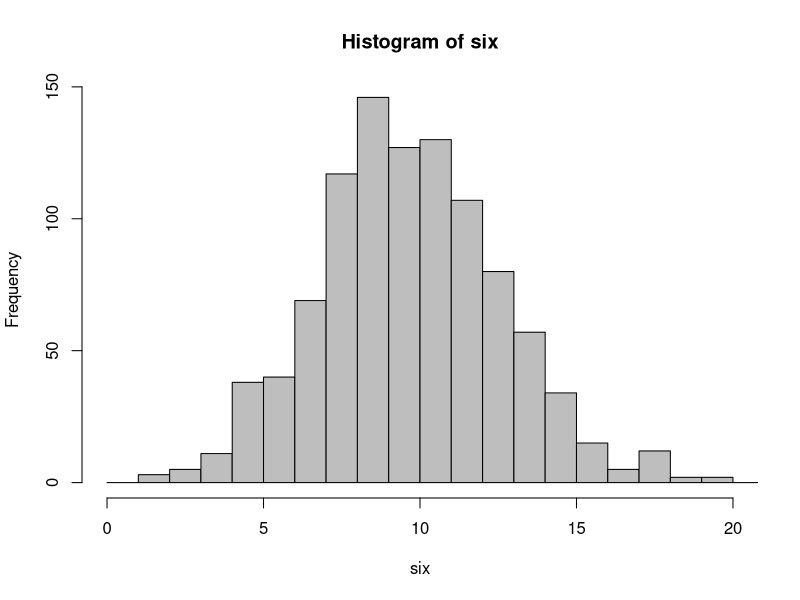
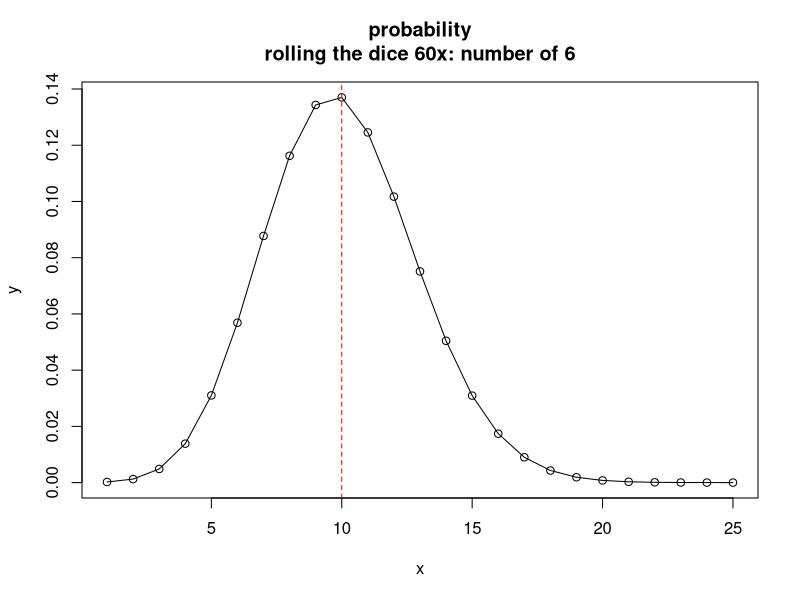
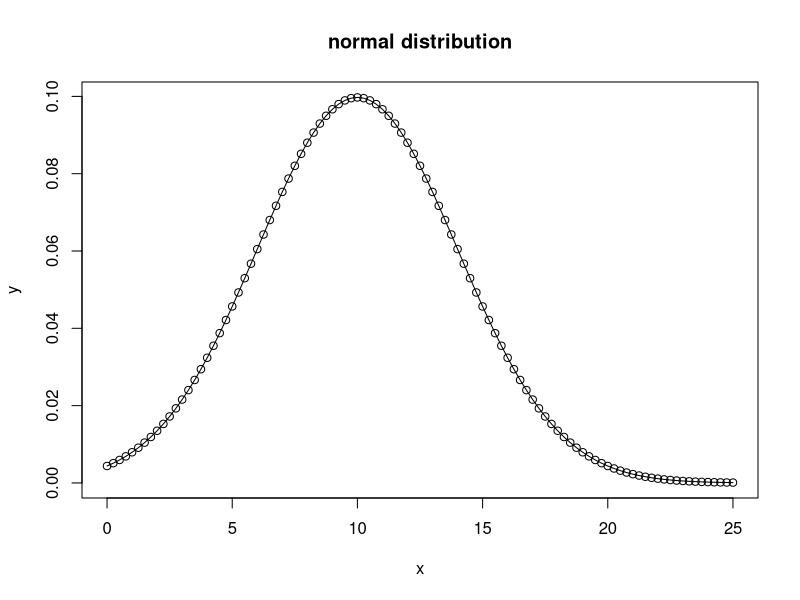

R code for these plots, in order:
#############################################################################
## probability
#############################################################################

## uniform distirbution

# 10 random numbers between 0 and 1
runif(10)

# 10 random numbers between 1 and 10
runif(n = 10, min = 1, max = 10)

## binomial distribution

# set seed to get reproducable result
set.seed(100)                              

# Flipping a coin 10x
coin <- rbinom(n=10, size=1, prob=1/2) 
ifelse(coin == 0, "head", "tail")

# number of 6, rolling the dice 60x
rbinom(n=1, size=60, prob=1/6)     

# number of 6, rolling the dice 60x, 1000x
six <- rbinom(n=1000, size=60, prob=1/6)
hist(six, col="grey", xlim=c(0,20), breaks = c(0:30))

# distribution
x <- c(1:25)
y <- dbinom(x = x, size = 60, prob = 1/6) 
plot(x,y, main = "probability\nrolling the dice 60x: number of 6")
lines(x,y)
abline(v=60*1/6, col="red", lty=2)

## normal distribution

# set seed to get reproducable result
set.seed(100)                              
x <- seq(0,25, by=0.25)
y <- dnorm(x, mean = 10, sd = 4)
plot(x,y, main = "normal distribution")
lines(x,y)
